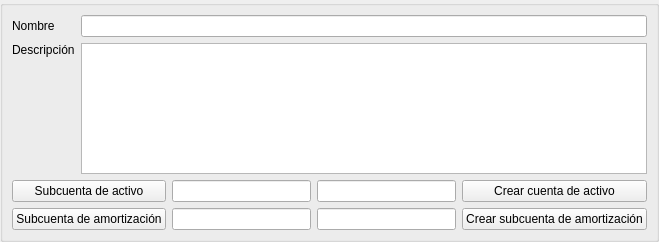
<?xml version="1.0" encoding="UTF-8"?>
<ui version="4.0">
 <class>Form</class>
 <widget class="QWidget" name="Form">
  <property name="geometry">
   <rect>
    <x>0</x>
    <y>0</y>
    <width>659</width>
    <height>242</height>
   </rect>
  </property>
  <property name="windowTitle">
   <string>Form</string>
  </property>
  <layout class="QVBoxLayout" name="verticalLayout_2">
   <property name="leftMargin">
    <number>0</number>
   </property>
   <property name="topMargin">
    <number>0</number>
   </property>
   <property name="rightMargin">
    <number>0</number>
   </property>
   <property name="bottomMargin">
    <number>0</number>
   </property>
   <item>
    <widget class="QGroupBox" name="groupBox">
     <property name="title">
      <string/>
     </property>
     <layout class="QGridLayout" name="gridLayout_2">
      <item row="0" column="0" colspan="4">
       <layout class="QGridLayout" name="gridLayout">
        <item row="0" column="0">
         <widget class="QLabel" name="label_3">
          <property name="sizePolicy">
           <sizepolicy hsizetype="Maximum" vsizetype="Preferred">
            <horstretch>0</horstretch>
            <verstretch>0</verstretch>
           </sizepolicy>
          </property>
          <property name="text">
           <string>Nombre</string>
          </property>
          <property name="buddy">
           <cstring>db_nombre</cstring>
          </property>
         </widget>
        </item>
        <item row="0" column="1">
         <widget class="DBLineEdit" name="db_nombre">
          <property name="fieldName">
           <string>nombre</string>
          </property>
          <property name="dataEditable">
           <bool>true</bool>
          </property>
         </widget>
        </item>
        <item row="1" column="0">
         <widget class="QLabel" name="label_2">
          <property name="sizePolicy">
           <sizepolicy hsizetype="Maximum" vsizetype="Preferred">
            <horstretch>0</horstretch>
            <verstretch>0</verstretch>
           </sizepolicy>
          </property>
          <property name="text">
           <string>Descripción</string>
          </property>
          <property name="buddy">
           <cstring>db_descripcion</cstring>
          </property>
         </widget>
        </item>
        <item row="1" column="1" rowspan="2">
         <widget class="DBTextEdit" name="db_descripcion">
          <property name="fieldName">
           <string>descripcion</string>
          </property>
          <property name="dataEditable">
           <bool>true</bool>
          </property>
         </widget>
        </item>
        <item row="2" column="0">
         <spacer name="verticalSpacer">
          <property name="orientation">
           <enum>Qt::Vertical</enum>
          </property>
          <property name="sizeHint" stdset="0">
           <size>
            <width>20</width>
            <height>40</height>
           </size>
          </property>
         </spacer>
        </item>
       </layout>
      </item>
      <item row="1" column="0">
       <widget class="DBChooseRecordButton" name="db_idsubcuenta">
        <property name="text">
         <string>Subcuenta de activo</string>
        </property>
        <property name="fieldName">
         <string>idsubcuenta</string>
        </property>
        <property name="dataEditable">
         <bool>true</bool>
        </property>
       </widget>
      </item>
      <item row="1" column="3">
       <widget class="QPushButton" name="pbCrearSubcuenta">
        <property name="text">
         <string>Crear cuenta de activo</string>
        </property>
       </widget>
      </item>
      <item row="2" column="0">
       <widget class="DBChooseRecordButton" name="db_idsubcuentaamortizacion">
        <property name="text">
         <string>Subcuenta de amortización</string>
        </property>
        <property name="fieldName">
         <string>idsubcuentaamortizacion</string>
        </property>
        <property name="dataEditable">
         <bool>true</bool>
        </property>
       </widget>
      </item>
      <item row="2" column="3">
       <widget class="QPushButton" name="pbCrearSubcuentaAmortizacion">
        <property name="text">
         <string>Crear subcuenta de amortización</string>
        </property>
       </widget>
      </item>
      <item row="1" column="1">
       <widget class="DBLineEdit" name="db_idsubcuenta_text">
        <property name="fieldName">
         <string>idsubcuenta</string>
        </property>
        <property name="dataEditable">
         <bool>true</bool>
        </property>
        <property name="autoComplete">
         <set>AlephERP::RestrictValueToItemFromList|AlephERP::ValuesFromRelation</set>
        </property>
        <property name="autoCompleteColumn">
         <string>codsubcuenta</string>
        </property>
        <property name="autoCompletePopupSize">
         <size>
          <width>300</width>
          <height>0</height>
         </size>
        </property>
        <property name="autoCompleteVisibleFields">
         <string>codsubcuenta,descripcion</string>
        </property>
        <property name="automaticWidthBasedOnFieldMaxLength">
         <bool>true</bool>
        </property>
       </widget>
      </item>
      <item row="1" column="2">
       <widget class="DBLineEdit" name="db_subcuenta">
        <property name="fieldName">
         <string>co_subcuentas_activo.brother.descripcion</string>
        </property>
       </widget>
      </item>
      <item row="2" column="1">
       <widget class="DBLineEdit" name="db_idscubcuentaamortizacion_text">
        <property name="fieldName">
         <string>idsubcuentaamortizacion</string>
        </property>
        <property name="dataEditable">
         <bool>true</bool>
        </property>
        <property name="autoComplete">
         <set>AlephERP::RestrictValueToItemFromList|AlephERP::ValuesFromRelation</set>
        </property>
        <property name="autoCompleteColumn">
         <string>codsubcuenta</string>
        </property>
        <property name="autoCompletePopupSize">
         <size>
          <width>300</width>
          <height>0</height>
         </size>
        </property>
        <property name="autoCompleteVisibleFields">
         <string>codsubcuenta,descripcion</string>
        </property>
        <property name="automaticWidthBasedOnFieldMaxLength">
         <bool>true</bool>
        </property>
       </widget>
      </item>
      <item row="2" column="2">
       <widget class="DBLineEdit" name="db_subcuentaamortizacion">
        <property name="fieldName">
         <string>co_subcuentas_amortizacion.brother.descripcion</string>
        </property>
       </widget>
      </item>
     </layout>
    </widget>
   </item>
  </layout>
 </widget>
 <customwidgets>
  <customwidget>
   <class>DBChooseRecordButton</class>
   <extends>QPushButton</extends>
   <header>widgets/dbchooserecordbutton.h</header>
  </customwidget>
  <customwidget>
   <class>DBLineEdit</class>
   <extends>QLineEdit</extends>
   <header>widgets/dblineedit.h</header>
  </customwidget>
  <customwidget>
   <class>DBTextEdit</class>
   <extends>QPlainTextEdit</extends>
   <header>widgets/dbtextedit.h</header>
  </customwidget>
 </customwidgets>
 <tabstops>
  <tabstop>db_nombre</tabstop>
  <tabstop>db_descripcion</tabstop>
  <tabstop>db_idsubcuenta</tabstop>
  <tabstop>db_idsubcuenta_text</tabstop>
  <tabstop>db_subcuenta</tabstop>
  <tabstop>pbCrearSubcuenta</tabstop>
  <tabstop>db_idsubcuentaamortizacion</tabstop>
  <tabstop>db_idscubcuentaamortizacion_text</tabstop>
  <tabstop>db_subcuentaamortizacion</tabstop>
  <tabstop>pbCrearSubcuentaAmortizacion</tabstop>
 </tabstops>
 <resources/>
 <connections/>
</ui>
